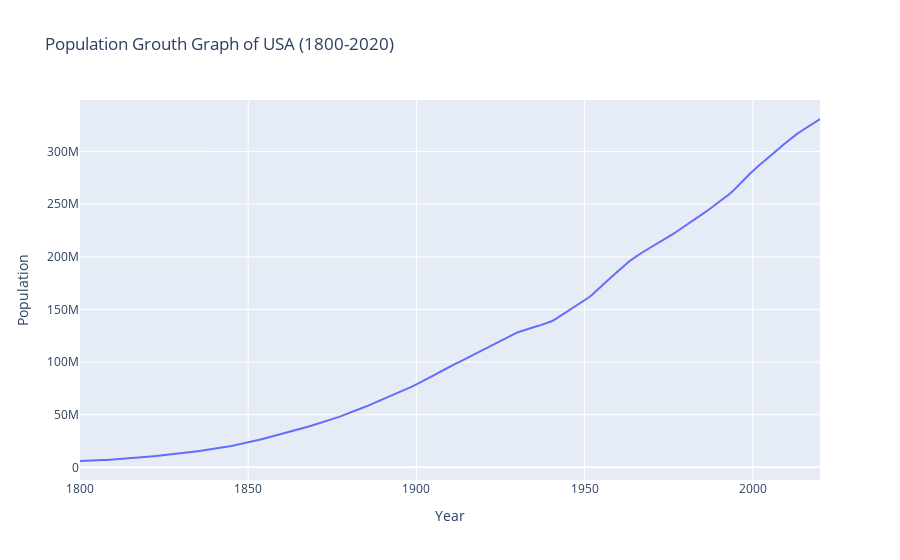

This figure's notebook cell:
### Markdown cell above
# China vs USA

### Code cell
# Population tendency graph for United Sates
x_axis = usa["Year"]
y_axis = usa["Population (historical estimates)"]
fig = px.line(x=x_axis, y=y_axis, title="Population Grouth Graph of USA (1800-2020)")
fig.update_xaxes(title="Year")
fig.update_yaxes(title="Population")

### Figure 1 — Plotly figure (JSON) as saved in the notebook; plotly's stock layout.template omitted (floating-point values rounded to 4 significant figures; data arrays with more than 128 entries replaced by an {"elided": "..."} marker saying what was removed)
{"data": [{"hovertemplate": "x=%{x}<br>y=%{y}<extra></extra>", "legendgroup": "", "line": {"color": "#636efa", "dash": "solid"}, "marker": {"symbol": "circle"}, "mode": "lines", "name": "", "orientation": "v", "showlegend": false, "type": "scatter", "x": {"elided": "221 int values"}, "xaxis": "x", "y": {"elided": "221 int values"}, "yaxis": "y"}], "layout": {"legend": {"tracegroupgap": 0}, "title": {"text": "Population Grouth Graph of USA (1800-2020)"}, "xaxis": {"anchor": "y", "domain": [0, 1], "title": {"text": "Year"}}, "yaxis": {"anchor": "x", "domain": [0, 1], "title": {"text": "Population"}}}}
